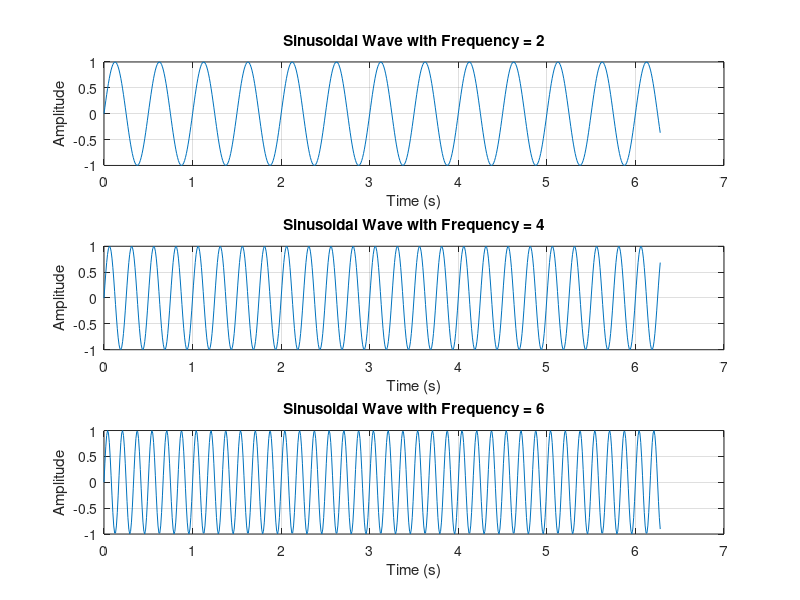

Write the MATLAB code that produced this figure.
% Define time vector
t = 0:0.01:2*pi;
% Define frequencies
frequencies = [2,4,6];
% Generate sinusoidal waves
figure;
for i = 1:length(frequencies)
    subplot(length(frequencies), 1, i);
    frequency = frequencies(i);
    x = sin(2*pi*frequency*t);
    plot(t, x);
    title(['Sinusoidal Wave with Frequency = ', num2str(frequency)]);
    xlabel('Time (s)');
    ylabel('Amplitude');
    grid on;
end
